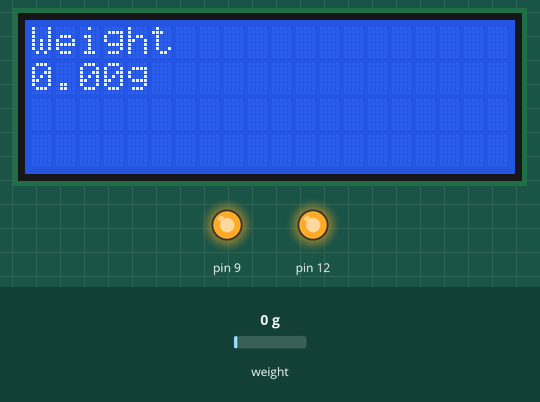
This sketch was run on a simulated Arduino Uno, built with avr-gcc and run on an emulated ATmega328P. Parts: 20×4 character LCD, output pins drawn as LEDs (lit = HIGH). The test bench sets the inputs (shaded band); at power-on: weight on the scale 0 g. What the sketch prints to the serial monitor is not drawn.

Above: at 2.6 s.
2.7 s: weight on the scale set to 100 g
At 3.2 s:
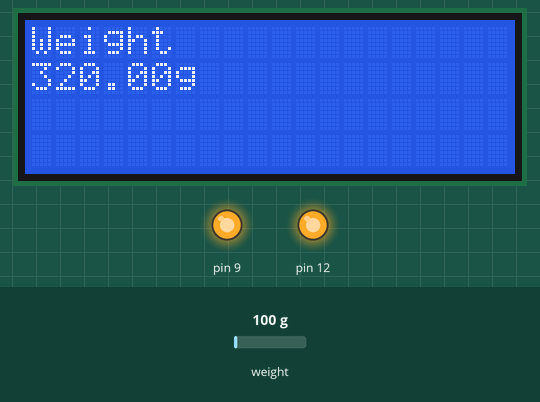
4.2 s: weight on the scale set to 3 g
At 5.4 s:
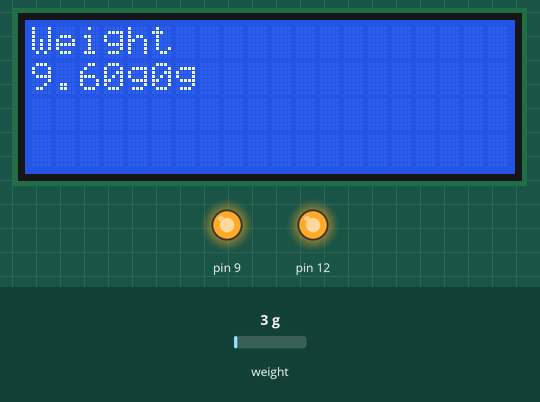
5.8 s: weight on the scale set to 1250 g
At 23.4 s:
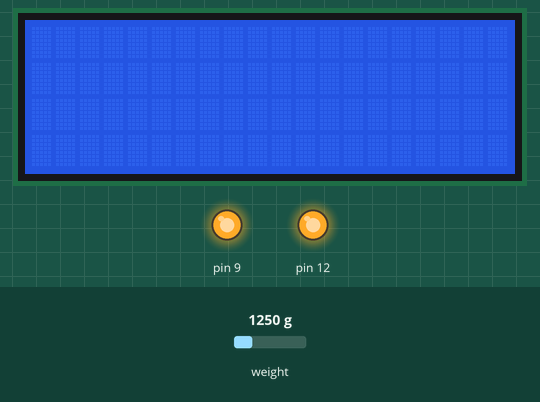
Timing chart, 0 to 24.3 s (numbered marks = the images above; inputs shaded):
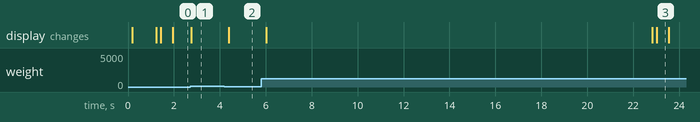

The sketch:

sketch.ino
```cpp
#include "HX711.h"
#include <LiquidCrystal_I2C.h>

LiquidCrystal_I2C lcd(0x27, 20, 4);

// HX711 circuit wiring
const int LOADCELL_DOUT_PIN = 3;
const int LOADCELL_SCK_PIN = 2;

// Timestamp for the last time the scale was tared
unsigned long lastTareTime = 0;
// Interval to re-tare the scale (20 minutes in milliseconds)
const unsigned long TARE_INTERVAL = 20 * 60 * 1000;

float current_weight = 0;
float cal_factor = 3.2; //3.229

HX711 scale;

void fullCalibration() {
  Serial.println("Performing full calibration");
  scale.begin(LOADCELL_DOUT_PIN, LOADCELL_SCK_PIN);
  scale.set_scale(2280.f); // This value is obtained by calibrating the scale with known weights
  scale.tare();

  lcd.clear();
  lcd.setCursor(0, 0);
  lcd.print(" Calibration ");
  lcd.setCursor(0, 1);
  lcd.print("     Complete     ");
  delay(200);  // Show calibration is done with a 1-second delay
  lcd.clear();
}

void setup() {
  Serial.begin(9600);
  pinMode(9, OUTPUT);
  pinMode(12, OUTPUT);
  digitalWrite(9, HIGH);
  digitalWrite(12, HIGH);

  lcd.init();
  lcd.backlight();
  delay(100);
  lcd.clear();
  lcd.setCursor(0, 0);
  lcd.print(" Calibrating ");
  lcd.setCursor(0, 1);
  lcd.print("     Sensor     ");

  fullCalibration();  // Perform a full calibration at the start

  lastTareTime = millis();  // Initialize the last tare time
}

void reTareScale() {
  Serial.println("Re-taring the scale");
  scale.tare();

  lcd.clear();
  lcd.setCursor(0, 0);
  lcd.print(" Re-Taring ");
  lcd.setCursor(0, 1);
  lcd.print("     Complete     ");
  delay(200);  // Show re-taring is done with a 1-second delay
  lcd.clear();
}

void measure_weight() {
  float reading = scale.get_units(5); // Get a single reading from the scale
  reading = reading * cal_factor; // Apply the calibration factor to the reading
  current_weight = reading; // Store the calibrated reading in current_weight

  // Display the weight on the LCD
  lcd.setCursor(0, 0);
  lcd.print("Weight");
  lcd.setCursor(0, 1);
  lcd.print(current_weight);
  lcd.print("g");
}

void loop() {
  unsigned long stable_start_time = 0; // Variable to store the start time of stable weight
  bool weight_stable = false; // Flag to indicate if the weight is stable

  // Continue to measure weight until the weight is stable
  while (!weight_stable) {
    measure_weight(); // Measure the weight and display it on the LCD

    // Check if the weight is greater than 12 grams
    if (abs(current_weight) > 12) {
      // If the stable_start_time is 0, set it to the current time (millis)
      if (stable_start_time == 0) {
        stable_start_time = millis();
      }
      // If the weight has been stable for more than 600ms, set weight_stable to true
      else if (millis() - stable_start_time > 600) {
        weight_stable = true;
      }
    }
    // If the weight is not greater than 12 grams, reset the stable_start_time to 0
    else {
      stable_start_time = 0;
    }

    delay(300); // Add a delay of 300 milliseconds between weight measurements
  }

  // Control the relays based on the stable weight range
  if (current_weight >= 24 && current_weight < 53) {
    digitalWrite(9, LOW); // Activate relay connected to pin 9
    delay(350); // Wait for 350 milliseconds
    digitalWrite(9, HIGH); // Deactivate relay connected to pin 9
  } else if (current_weight >= 17 && current_weight < 25) {
    digitalWrite(12, LOW); // Activate relay connected to pin 12
    delay(350); // Wait for 350 milliseconds
    digitalWrite(12, HIGH); // Deactivate relay connected to pin 12
  }

  // Check if it's time to re-tare the scale
  if (millis() - lastTareTime >= TARE_INTERVAL) {
    reTareScale();
    lastTareTime = millis();  // Update the last tare time
  }
}
```

Measured:
- after the input at 2.7 s, the display: changes after 0.06 s (image 1)
- after the input at 4.2 s, the display: changes after 0.19 s (image 2)
- after the input at 5.8 s, the display: first changes after 0.21 s (image 3 shows a later state)
- what the display in image 3 shows lasts 0.5 s, from 23.0 s to 23.5 s
